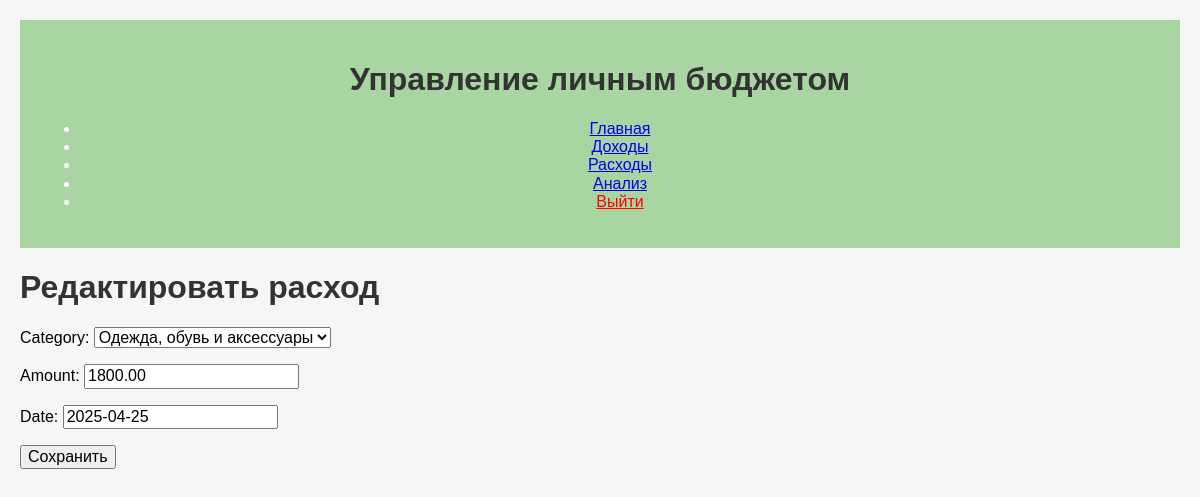
The page /expense/edit/6/ (signed in) on the database its author committed.
### budget/models.py (models this page shows, shortened)
class Expense(models.Model):
    user = models.ForeignKey(User, on_delete=models.CASCADE)
    category = models.ForeignKey(ExpenseCategory, on_delete=models.SET_NULL, null=True, blank=True)
    amount = models.DecimalField(max_digits=10, decimal_places=2)
    date = models.DateField()

### budget/views.py (the view)
# urls.py: path('expense/edit/<int:pk>/', views.edit_expense, name='edit_expense'),
@login_required
def edit_expense(request, pk):
    expense = get_object_or_404(Expense, pk=pk, user=request.user)
    if request.method == 'POST':
        form = ExpenseForm(request.POST, instance=expense)
        if form.is_valid():
            form.save()
            return redirect('expense_list')
    else:
        form = ExpenseForm(instance=expense)
    return render(request, 'budget/add_expense.html', {'form': form, 'expense': expense})

### budget/forms.py
class ExpenseForm(forms.ModelForm):
    class Meta:
        model = Expense
        fields = ['category', 'amount', 'date']
        category = forms.ModelChoiceField(queryset=ExpenseCategory.objects.all(), empty_label="Select a Category")

### budget/models.py (called while the page is built)
    def __str__(self):
        return self.name

### budget/templates/budget/add_expense.html (shortened to what this page needs)
{% extends 'budget/base.html' %}
{% block content %}
<h1>
    {% if expense %}
    Редактировать расход
    {% else %}
    Добавить расход
    {% endif %}
</h1>
<form method="post">
    {{ form.as_p }}
    <button type="submit">Сохранить</button>
</form>
{% endblock %}

### static/css/style.css (style rules this page uses)
body { font-family: Arial, sans-serif; background-color: #f4f7f6; margin: 0; padding: 0; }
h1, h2, h3 { font-weight: bold; color: #333; }

### budget/templates/budget/base.html (style rules this page uses)
body { font-family: Arial, sans-serif; margin: 20px; }

### rows shown on the page
Expense: category "Одежда, обувь и аксессуары", amount "1800.00", date "2025-04-25"
